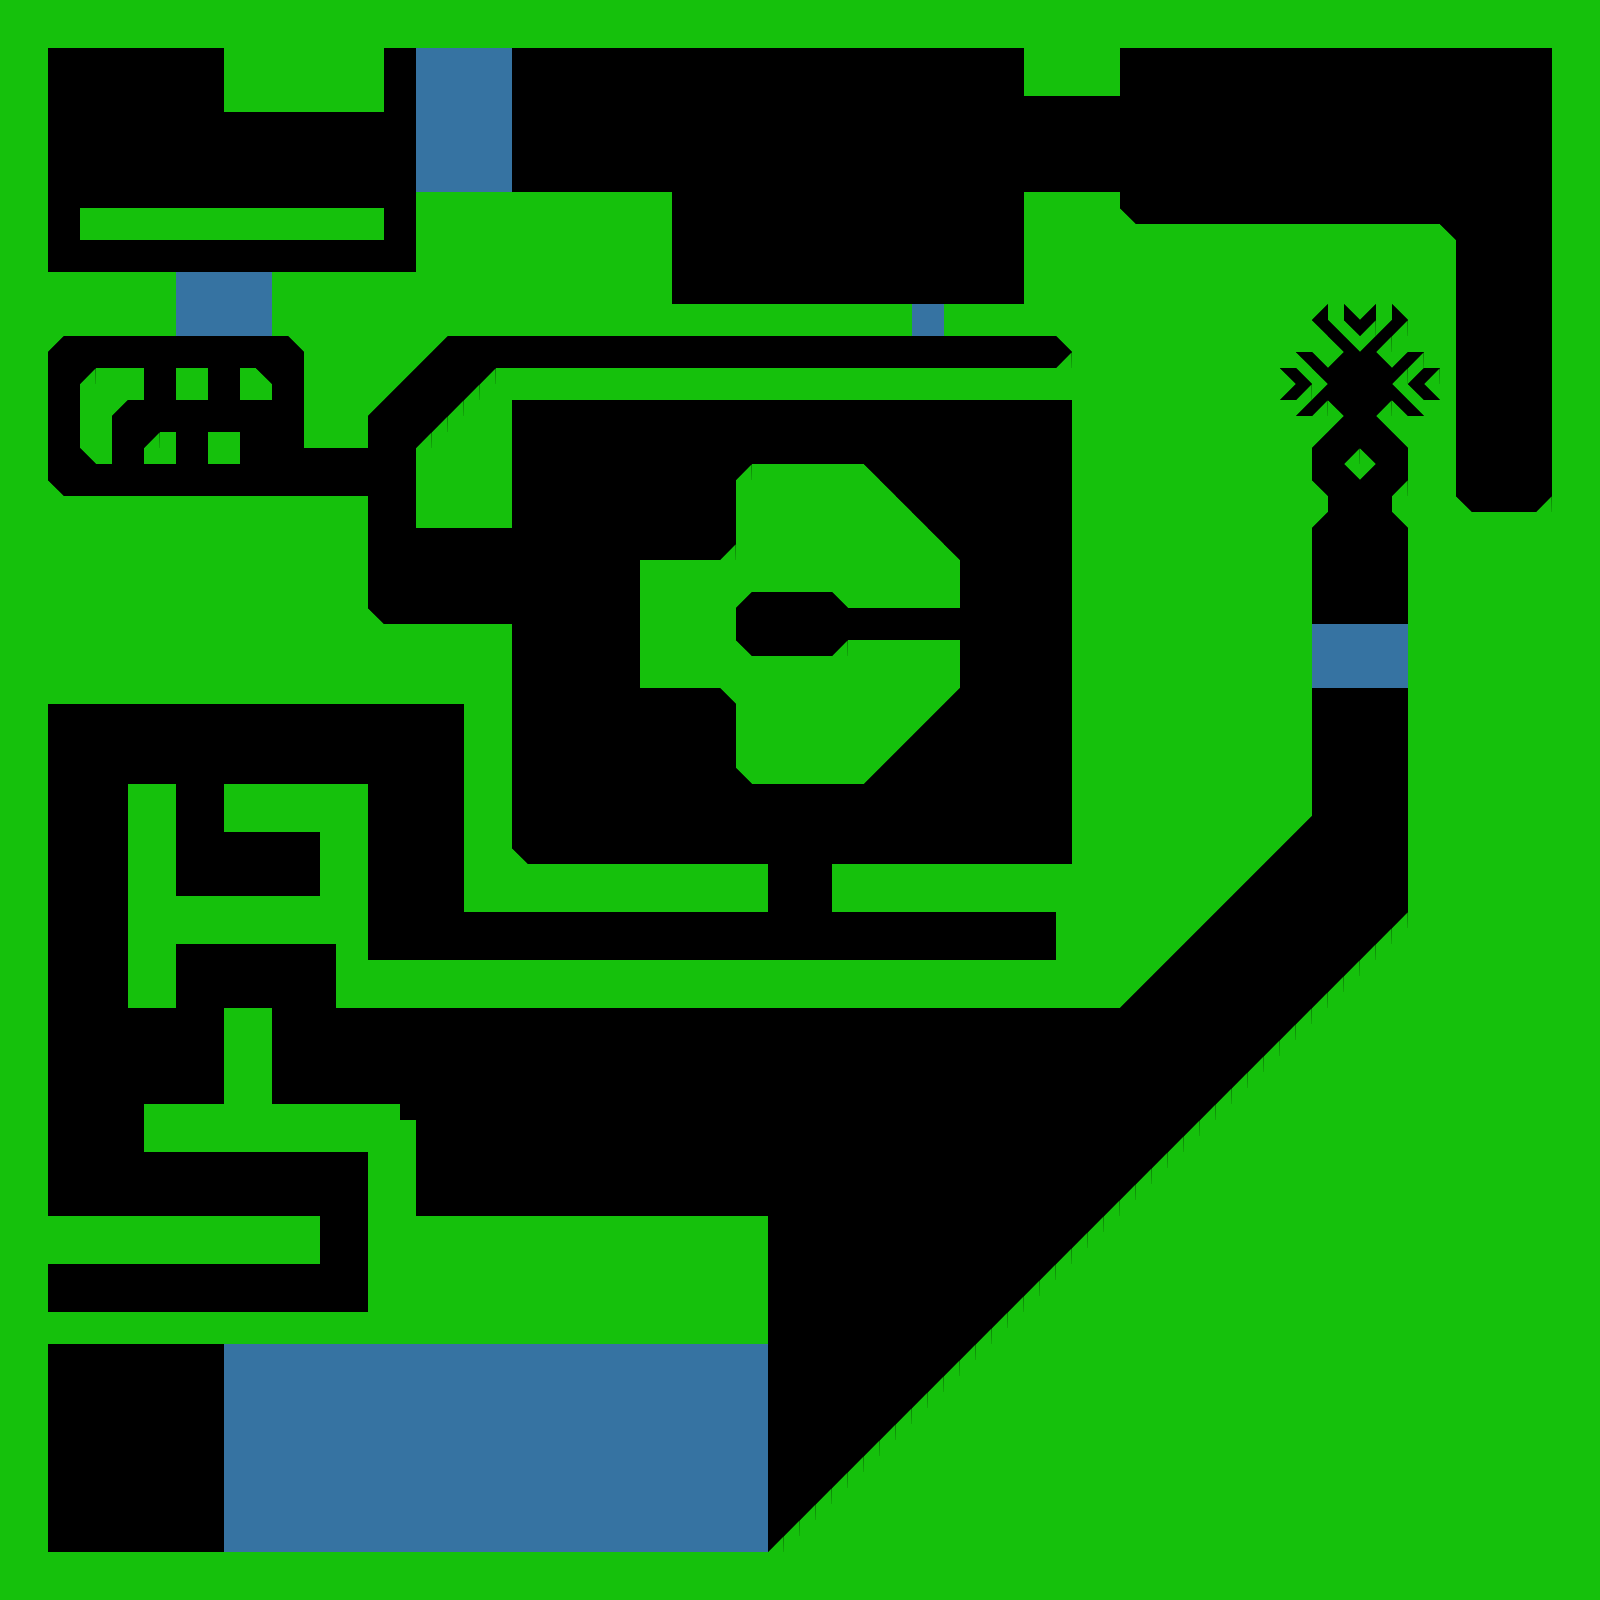

The image is a tile-based game level rendered from a .tmx file. Its description and source (layers, tilesets, objects; grid data summarised) follow:
An orthogonal 100x100 tile map with 16x16 px tiles, 1 tile layer (Tile Layer 1), 2 tilesets and 105 objects (4x Line, 3x Button, 2x Microphone, Player).

<map version="1.0" orientation="orthogonal" width="100" height="100" tilewidth="16" tileheight="16">
 <tileset firstgid="1" source="Simple.tsx" />
 <tileset firstgid="26" source="objects.tsx" />
 <layer name="Tile Layer 1" width="100" height="100">
  <data>[10000 cells, 5833 non-empty, 6 distinct tile ids]</data>
 </layer>
 <objectgroup name="objects" width="100" height="100">
  <object name="mic1" type="Microphone" gid="28" x="1056" y="160" />
  <object gid="11" x="1024" y="112">
   <properties>
    <property name="parent" value="mic1" />
   </properties>
  </object>
  <object gid="11" x="1040" y="112">
   <properties>
    <property name="parent" value="mic1" />
   </properties>
  </object>
  <object gid="11" x="1056" y="112">
   <properties>
    <property name="parent" value="mic1" />
   </properties>
  </object>
  <object gid="11" x="1072" y="112">
   <properties>
    <property name="parent" value="mic1" />
   </properties>
  </object>
  <object gid="11" x="1088" y="112">
   <properties>
    <property name="parent" value="mic1" />
   </properties>
  </object>
  <object gid="11" x="1104" y="112">
   <properties>
    <property name="parent" value="mic1" />
   </properties>
  </object>
  <object gid="11" x="1088" y="128">
   <properties>
    <property name="parent" value="mic1" />
   </properties>
  </object>
  <object gid="11" x="1040" y="128">
   <properties>
    <property name="parent" value="mic1" />
   </properties>
  </object>
  <object gid="11" x="1104" y="128">
   <properties>
    <property name="parent" value="mic1" />
   </properties>
  </object>
  <object gid="11" x="1056" y="128">
   <properties>
    <property name="parent" value="mic1" />
   </properties>
  </object>
  <object gid="11" x="1072" y="128">
   <properties>
    <property name="parent" value="mic1" />
   </properties>
  </object>
  <object gid="11" x="1024" y="128">
   <properties>
    <property name="parent" value="mic1" />
   </properties>
  </object>
  <object gid="11" x="1088" y="176">
   <properties>
    <property name="parent" value="mic1" />
   </properties>
  </object>
  <object gid="11" x="1040" y="176">
   <properties>
    <property name="parent" value="mic1" />
   </properties>
  </object>
  <object gid="11" x="1104" y="176">
   <properties>
    <property name="parent" value="mic1" />
   </properties>
  </object>
  <object gid="11" x="1056" y="176">
   <properties>
    <property name="parent" value="mic1" />
   </properties>
  </object>
  <object gid="11" x="1072" y="176">
   <properties>
    <property name="parent" value="mic1" />
   </properties>
  </object>
  <object gid="11" x="1024" y="176">
   <properties>
    <property name="parent" value="mic1" />
   </properties>
  </object>
  <object gid="11" x="1088" y="192">
   <properties>
    <property name="parent" value="mic1" />
   </properties>
  </object>
  <object gid="11" x="1040" y="192">
   <properties>
    <property name="parent" value="mic1" />
   </properties>
  </object>
  <object gid="11" x="1104" y="192">
   <properties>
    <property name="parent" value="mic1" />
   </properties>
  </object>
  <object gid="11" x="1056" y="192">
   <properties>
    <property name="parent" value="mic1" />
   </properties>
  </object>
  <object gid="11" x="1072" y="192">
   <properties>
    <property name="parent" value="mic1" />
   </properties>
  </object>
  <object gid="11" x="1024" y="192">
   <properties>
    <property name="parent" value="mic1" />
   </properties>
  </object>
  <object gid="11" x="1024" y="160">
   <properties>
    <property name="parent" value="mic1" />
   </properties>
  </object>
  <object gid="11" x="1040" y="144">
   <properties>
    <property name="parent" value="mic1" />
   </properties>
  </object>
  <object gid="11" x="1040" y="160">
   <properties>
    <property name="parent" value="mic1" />
   </properties>
  </object>
  <object gid="11" x="1024" y="144">
   <properties>
    <property name="parent" value="mic1" />
   </properties>
  </object>
  <object gid="11" x="1088" y="160">
   <properties>
    <property name="parent" value="mic1" />
   </properties>
  </object>
  <object gid="11" x="1104" y="144">
   <properties>
    <property name="parent" value="mic1" />
   </properties>
  </object>
  <object gid="11" x="1104" y="160">
   <properties>
    <property name="parent" value="mic1" />
   </properties>
  </object>
  <object gid="11" x="1088" y="144">
   <properties>
    <property name="parent" value="mic1" />
   </properties>
  </object>
  <object name="button1" type="Button" gid="27" x="1472" y="496" />
  <object gid="11" x="1312" y="544">
   <properties>
    <property name="parent" value="button1" />
   </properties>
  </object>
  <object gid="11" x="1328" y="544">
   <properties>
    <property name="parent" value="button1" />
   </properties>
  </object>
  <object gid="11" x="1344" y="544">
   <properties>
    <property name="parent" value="button1" />
   </properties>
  </object>
  <object gid="11" x="1360" y="544">
   <properties>
    <property name="parent" value="button1" />
   </properties>
  </object>
  <object gid="11" x="1376" y="544">
   <properties>
    <property name="parent" value="button1" />
   </properties>
  </object>
  <object gid="11" x="1392" y="544">
   <properties>
    <property name="parent" value="button1" />
   </properties>
  </object>
  <object gid="11" x="1328" y="560">
   <properties>
    <property name="parent" value="button1" />
   </properties>
  </object>
  <object gid="11" x="1392" y="560">
   <properties>
    <property name="parent" value="button1" />
   </properties>
  </object>
  <object gid="11" x="1376" y="560">
   <properties>
    <property name="parent" value="button1" />
   </properties>
  </object>
  <object gid="11" x="1344" y="560">
   <properties>
    <property name="parent" value="button1" />
   </properties>
  </object>
  <object gid="11" x="1312" y="560">
   <properties>
    <property name="parent" value="button1" />
   </properties>
  </object>
  <object gid="11" x="1360" y="560">
   <properties>
    <property name="parent" value="button1" />
   </properties>
  </object>
  <object gid="11" x="1328" y="576">
   <properties>
    <property name="parent" value="button1" />
   </properties>
  </object>
  <object gid="11" x="1392" y="576">
   <properties>
    <property name="parent" value="button1" />
   </properties>
  </object>
  <object gid="11" x="1376" y="576">
   <properties>
    <property name="parent" value="button1" />
   </properties>
  </object>
  <object gid="11" x="1344" y="576">
   <properties>
    <property name="parent" value="button1" />
   </properties>
  </object>
  <object gid="11" x="1312" y="576">
   <properties>
    <property name="parent" value="button1" />
   </properties>
  </object>
  <object gid="11" x="1360" y="576">
   <properties>
    <property name="parent" value="button1" />
   </properties>
  </object>
  <object name="mic2" type="Microphone" gid="28" x="752" y="640" />
  <object gid="11" x="848" y="624">
   <properties>
    <property name="parent" value="mic2" />
   </properties>
  </object>
  <object gid="11" x="864" y="624">
   <properties>
    <property name="parent" value="mic2" />
   </properties>
  </object>
  <object gid="11" x="848" y="640">
   <properties>
    <property name="parent" value="mic2" />
   </properties>
  </object>
  <object gid="11" x="864" y="640">
   <properties>
    <property name="parent" value="mic2" />
   </properties>
  </object>
  <object gid="11" x="896" y="640">
   <properties>
    <property name="parent" value="mic2" />
   </properties>
  </object>
  <object gid="11" x="896" y="624">
   <properties>
    <property name="parent" value="mic2" />
   </properties>
  </object>
  <object gid="11" x="880" y="624">
   <properties>
    <property name="parent" value="mic2" />
   </properties>
  </object>
  </objectgroup>
</map>
<!-- 45 of 105 objects omitted -->